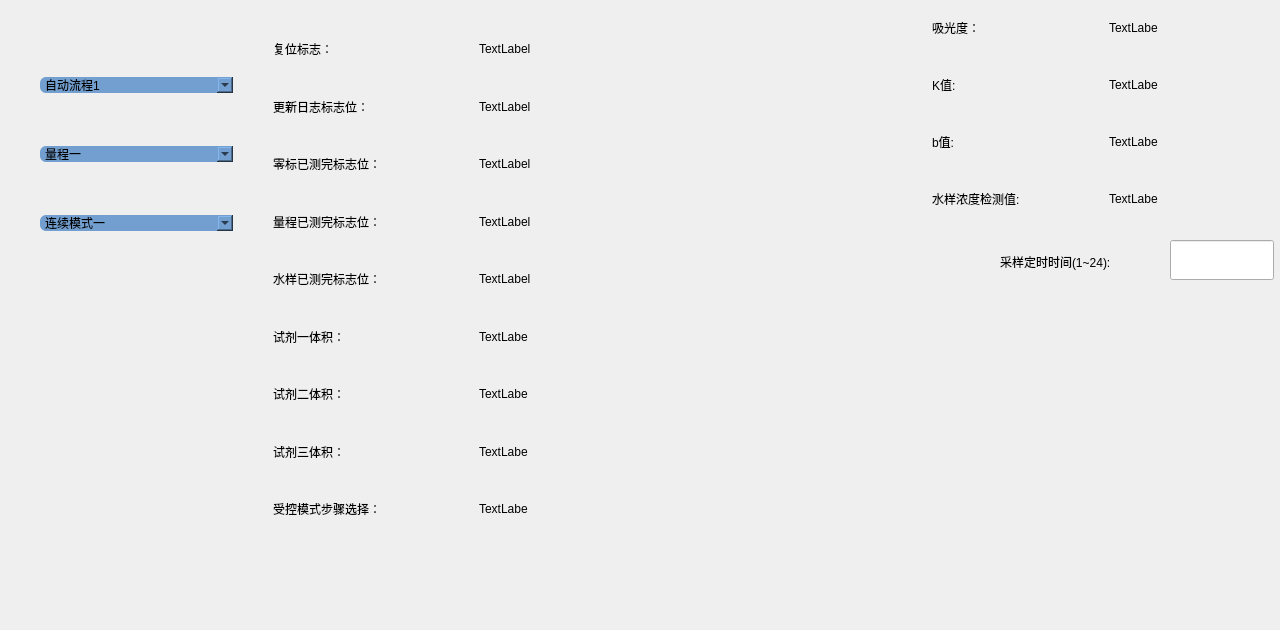
<?xml version="1.0" encoding="UTF-8"?>
<ui version="4.0">
 <class>screen_3</class>
 <widget class="QWidget" name="screen_3">
  <property name="geometry">
   <rect>
    <x>0</x>
    <y>0</y>
    <width>1280</width>
    <height>630</height>
   </rect>
  </property>
  <property name="windowTitle">
   <string>Form</string>
  </property>
  <widget class="QWidget" name="widget" native="true">
   <property name="geometry">
    <rect>
     <x>970</x>
     <y>320</y>
     <width>300</width>
     <height>300</height>
    </rect>
   </property>
   <property name="styleSheet">
    <string notr="true">background:transparent;</string>
   </property>
  </widget>
  <widget class="QLabel" name="label_17">
   <property name="geometry">
    <rect>
     <x>1000</x>
     <y>240</y>
     <width>263</width>
     <height>44</height>
    </rect>
   </property>
   <property name="styleSheet">
    <string notr="true">background: transparent;</string>
   </property>
   <property name="text">
    <string>采样定时时间(1~24):</string>
   </property>
  </widget>
  <widget class="QLineEdit" name="lineEdit">
   <property name="geometry">
    <rect>
     <x>1170</x>
     <y>240</y>
     <width>104</width>
     <height>40</height>
    </rect>
   </property>
   <property name="styleSheet">
    <string notr="true"/>
   </property>
  </widget>
  <widget class="QWidget" name="widget_2" native="true">
   <property name="geometry">
    <rect>
     <x>270</x>
     <y>10</y>
     <width>411</width>
     <height>531</height>
    </rect>
   </property>
   <property name="styleSheet">
    <string notr="true">background: transparent;</string>
   </property>
   <widget class="QWidget" name="layoutWidget">
    <property name="geometry">
     <rect>
      <x>3</x>
      <y>13</y>
      <width>406</width>
      <height>512</height>
     </rect>
    </property>
    <layout class="QVBoxLayout" name="verticalLayout">
     <item>
      <layout class="QHBoxLayout" name="horizontalLayout_4">
       <item>
        <widget class="QLabel" name="label">
         <property name="styleSheet">
          <string notr="true">background: transparent;</string>
         </property>
         <property name="text">
          <string>复位标志：</string>
         </property>
        </widget>
       </item>
       <item>
        <widget class="QLabel" name="label_2">
         <property name="styleSheet">
          <string notr="true">background: transparent;</string>
         </property>
         <property name="text">
          <string>TextLabel</string>
         </property>
        </widget>
       </item>
      </layout>
     </item>
     <item>
      <layout class="QHBoxLayout" name="horizontalLayout_5">
       <item>
        <widget class="QLabel" name="label_9">
         <property name="styleSheet">
          <string notr="true">background: transparent;</string>
         </property>
         <property name="text">
          <string>更新日志标志位：</string>
         </property>
        </widget>
       </item>
       <item>
        <widget class="QLabel" name="label_13">
         <property name="styleSheet">
          <string notr="true">background: transparent;</string>
         </property>
         <property name="text">
          <string>TextLabel</string>
         </property>
        </widget>
       </item>
      </layout>
     </item>
     <item>
      <layout class="QHBoxLayout" name="horizontalLayout_6">
       <item>
        <widget class="QLabel" name="label_10">
         <property name="styleSheet">
          <string notr="true">background: transparent;</string>
         </property>
         <property name="text">
          <string>零标已测完标志位：</string>
         </property>
        </widget>
       </item>
       <item>
        <widget class="QLabel" name="label_14">
         <property name="styleSheet">
          <string notr="true">background: transparent;</string>
         </property>
         <property name="text">
          <string>TextLabel</string>
         </property>
        </widget>
       </item>
      </layout>
     </item>
     <item>
      <layout class="QHBoxLayout" name="horizontalLayout_7">
       <item>
        <widget class="QLabel" name="label_11">
         <property name="styleSheet">
          <string notr="true">background: transparent;</string>
         </property>
         <property name="text">
          <string>量程已测完标志位：</string>
         </property>
        </widget>
       </item>
       <item>
        <widget class="QLabel" name="label_15">
         <property name="styleSheet">
          <string notr="true">background: transparent;</string>
         </property>
         <property name="text">
          <string>TextLabel</string>
         </property>
        </widget>
       </item>
      </layout>
     </item>
     <item>
      <layout class="QHBoxLayout" name="horizontalLayout_8">
       <item>
        <widget class="QLabel" name="label_12">
         <property name="styleSheet">
          <string notr="true">background: transparent;</string>
         </property>
         <property name="text">
          <string>水样已测完标志位：</string>
         </property>
        </widget>
       </item>
       <item>
        <widget class="QLabel" name="label_16">
         <property name="styleSheet">
          <string notr="true">background: transparent;</string>
         </property>
         <property name="text">
          <string>TextLabel</string>
         </property>
        </widget>
       </item>
      </layout>
     </item>
     <item>
      <layout class="QHBoxLayout" name="horizontalLayout_10">
       <item>
        <widget class="QLabel" name="label_20">
         <property name="styleSheet">
          <string notr="true">background: transparent;</string>
         </property>
         <property name="text">
          <string>试剂一体积：</string>
         </property>
        </widget>
       </item>
       <item>
        <widget class="QLabel" name="label_21">
         <property name="styleSheet">
          <string notr="true">background: transparent;</string>
         </property>
         <property name="text">
          <string>TextLabe</string>
         </property>
        </widget>
       </item>
      </layout>
     </item>
     <item>
      <layout class="QHBoxLayout" name="horizontalLayout_11">
       <item>
        <widget class="QLabel" name="label_22">
         <property name="styleSheet">
          <string notr="true">background: transparent;</string>
         </property>
         <property name="text">
          <string>试剂二体积：</string>
         </property>
        </widget>
       </item>
       <item>
        <widget class="QLabel" name="label_23">
         <property name="styleSheet">
          <string notr="true">background: transparent;</string>
         </property>
         <property name="text">
          <string>TextLabe</string>
         </property>
        </widget>
       </item>
      </layout>
     </item>
     <item>
      <layout class="QHBoxLayout" name="horizontalLayout_12">
       <item>
        <widget class="QLabel" name="label_24">
         <property name="styleSheet">
          <string notr="true">background: transparent;</string>
         </property>
         <property name="text">
          <string>试剂三体积：</string>
         </property>
        </widget>
       </item>
       <item>
        <widget class="QLabel" name="label_25">
         <property name="styleSheet">
          <string notr="true">background: transparent;</string>
         </property>
         <property name="text">
          <string>TextLabe</string>
         </property>
        </widget>
       </item>
      </layout>
     </item>
     <item>
      <layout class="QHBoxLayout" name="horizontalLayout_13">
       <item>
        <widget class="QLabel" name="label_26">
         <property name="styleSheet">
          <string notr="true">background: transparent;</string>
         </property>
         <property name="text">
          <string>受控模式步骤选择：</string>
         </property>
        </widget>
       </item>
       <item>
        <widget class="QLabel" name="label_27">
         <property name="styleSheet">
          <string notr="true">background: transparent;</string>
         </property>
         <property name="text">
          <string>TextLabe</string>
         </property>
        </widget>
       </item>
      </layout>
     </item>
    </layout>
   </widget>
  </widget>
  <widget class="QWidget" name="widget_3" native="true">
   <property name="geometry">
    <rect>
     <x>930</x>
     <y>0</y>
     <width>351</width>
     <height>221</height>
    </rect>
   </property>
   <property name="styleSheet">
    <string notr="true">background: transparent;</string>
   </property>
   <widget class="QWidget" name="layoutWidget">
    <property name="geometry">
     <rect>
      <x>2</x>
      <y>2</y>
      <width>348</width>
      <height>222</height>
     </rect>
    </property>
    <layout class="QVBoxLayout" name="verticalLayout_2">
     <item>
      <layout class="QHBoxLayout" name="horizontalLayout">
       <item>
        <widget class="QLabel" name="label_4">
         <property name="styleSheet">
          <string notr="true">background: transparent;</string>
         </property>
         <property name="text">
          <string>吸光度：</string>
         </property>
        </widget>
       </item>
       <item>
        <widget class="QLabel" name="label_3">
         <property name="styleSheet">
          <string notr="true">background: transparent;</string>
         </property>
         <property name="text">
          <string>TextLabe</string>
         </property>
        </widget>
       </item>
      </layout>
     </item>
     <item>
      <layout class="QHBoxLayout" name="horizontalLayout_2">
       <item>
        <widget class="QLabel" name="label_5">
         <property name="styleSheet">
          <string notr="true">background: transparent;</string>
         </property>
         <property name="text">
          <string>K值:</string>
         </property>
        </widget>
       </item>
       <item>
        <widget class="QLabel" name="label_6">
         <property name="styleSheet">
          <string notr="true">background: transparent;</string>
         </property>
         <property name="text">
          <string>TextLabe</string>
         </property>
        </widget>
       </item>
      </layout>
     </item>
     <item>
      <layout class="QHBoxLayout" name="horizontalLayout_3">
       <item>
        <widget class="QLabel" name="label_7">
         <property name="styleSheet">
          <string notr="true">background: transparent;</string>
         </property>
         <property name="text">
          <string>b值:</string>
         </property>
        </widget>
       </item>
       <item>
        <widget class="QLabel" name="label_8">
         <property name="styleSheet">
          <string notr="true">background: transparent;</string>
         </property>
         <property name="text">
          <string>TextLabe</string>
         </property>
        </widget>
       </item>
      </layout>
     </item>
     <item>
      <layout class="QHBoxLayout" name="horizontalLayout_9">
       <item>
        <widget class="QLabel" name="label_18">
         <property name="styleSheet">
          <string notr="true">background: transparent;</string>
         </property>
         <property name="text">
          <string>水样浓度检测值:</string>
         </property>
        </widget>
       </item>
       <item>
        <widget class="QLabel" name="label_19">
         <property name="styleSheet">
          <string notr="true">background: transparent;</string>
         </property>
         <property name="text">
          <string>TextLabe</string>
         </property>
        </widget>
       </item>
      </layout>
     </item>
    </layout>
   </widget>
  </widget>
  <widget class="QWidget" name="layoutWidget">
   <property name="geometry">
    <rect>
     <x>40</x>
     <y>30</y>
     <width>193</width>
     <height>251</height>
    </rect>
   </property>
   <layout class="QVBoxLayout" name="verticalLayout_3">
    <item>
     <widget class="QComboBox" name="comboBox">
      <property name="styleSheet">
       <string notr="true">QComboBox {
	background: rgb(114, 159, 207);
	border-radius: 6px;
	color: rgb(0, 0, 0);
	font: 12pt &quot;Ubuntu&quot;;
	selection-background-color: rgb(138, 226, 52);
	selection-color: rgb(0, 0, 0);
}

QComboBox QAbstractItemView {
       background-color: #f0f0f0;
       color: rgb(0, 0, 0);
	border-radius: 6px;
     selection-background-color: rgb(138, 226, 52);
outline: 0;
  }

 QComboBox QAbstractItemView::item {
 			min-height: 40px; 
            height: 40px; 
            padding: 8px;
             border-bottom: 1px solid #d0d0d0; 
            font-size: 14px;
        }
QComboBox QAbstractItemView::item:selected {
    background-color: rgb(138, 226, 52);
}</string>
      </property>
      <item>
       <property name="text">
        <string>自动流程1</string>
       </property>
      </item>
      <item>
       <property name="text">
        <string>自动流程24</string>
       </property>
      </item>
     </widget>
    </item>
    <item>
     <widget class="QComboBox" name="comboBox_2">
      <property name="styleSheet">
       <string notr="true">QComboBox {
	background: rgb(114, 159, 207);
	border-radius: 6px;
	color: rgb(0, 0, 0);
	font: 12pt &quot;Ubuntu&quot;;
	selection-background-color: rgb(138, 226, 52);
	selection-color: rgb(0, 0, 0);
}

QComboBox QAbstractItemView {
       background-color: #f0f0f0;
       color: rgb(0, 0, 0);
	border-radius: 6px;
     selection-background-color: rgb(138, 226, 52);
outline: 0;
  }

 QComboBox QAbstractItemView::item {
 			min-height: 40px; 
            height: 40px; 
            padding: 8px;
             border-bottom: 1px solid #d0d0d0; 
            font-size: 14px;
        }
QComboBox QAbstractItemView::item:selected {
    background-color: rgb(138, 226, 52);
}</string>
      </property>
      <item>
       <property name="text">
        <string>量程一</string>
       </property>
      </item>
      <item>
       <property name="text">
        <string>量程二</string>
       </property>
      </item>
      <item>
       <property name="text">
        <string>量程三</string>
       </property>
      </item>
     </widget>
    </item>
    <item>
     <widget class="QComboBox" name="comboBox_3">
      <property name="styleSheet">
       <string notr="true">QComboBox {
	background: rgb(114, 159, 207);
	border-radius: 6px;
	color: rgb(0, 0, 0);
	font: 12pt &quot;Ubuntu&quot;;
	selection-background-color: rgb(138, 226, 52);
	selection-color: rgb(0, 0, 0);
}

QComboBox QAbstractItemView {
       background-color: #f0f0f0;
       color: rgb(0, 0, 0);
	border-radius: 6px;
     selection-background-color: rgb(138, 226, 52);
outline: 0;
  }

 QComboBox QAbstractItemView::item {
 			min-height: 40px; 
            height: 40px; 
            padding: 8px;
             border-bottom: 1px solid #d0d0d0; 
            font-size: 14px;
        }
QComboBox QAbstractItemView::item:selected {
    background-color: rgb(138, 226, 52);
}</string>
      </property>
      <item>
       <property name="text">
        <string>连续模式一</string>
       </property>
      </item>
      <item>
       <property name="text">
        <string>周期模式二</string>
       </property>
      </item>
      <item>
       <property name="text">
        <string>定点模式三</string>
       </property>
      </item>
      <item>
       <property name="text">
        <string>受控模式四</string>
       </property>
      </item>
     </widget>
    </item>
   </layout>
  </widget>
 </widget>
 <resources/>
 <connections/>
</ui>
